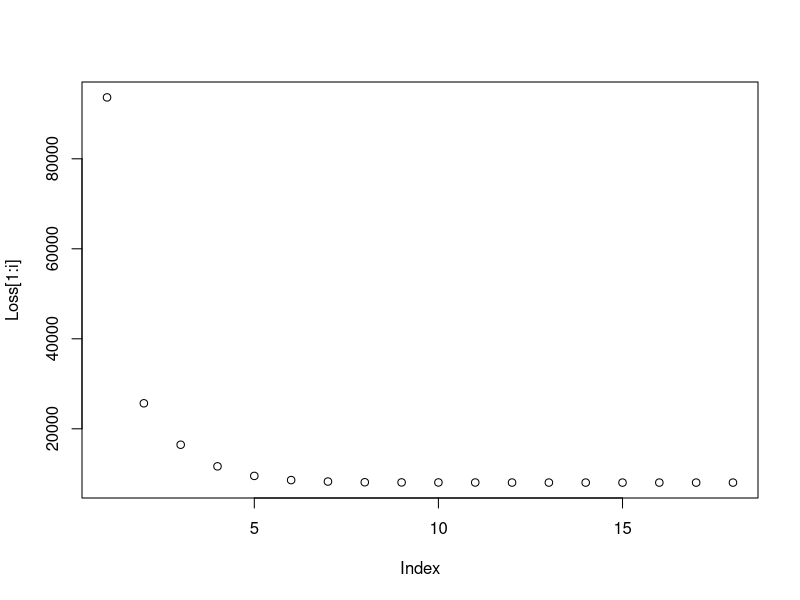
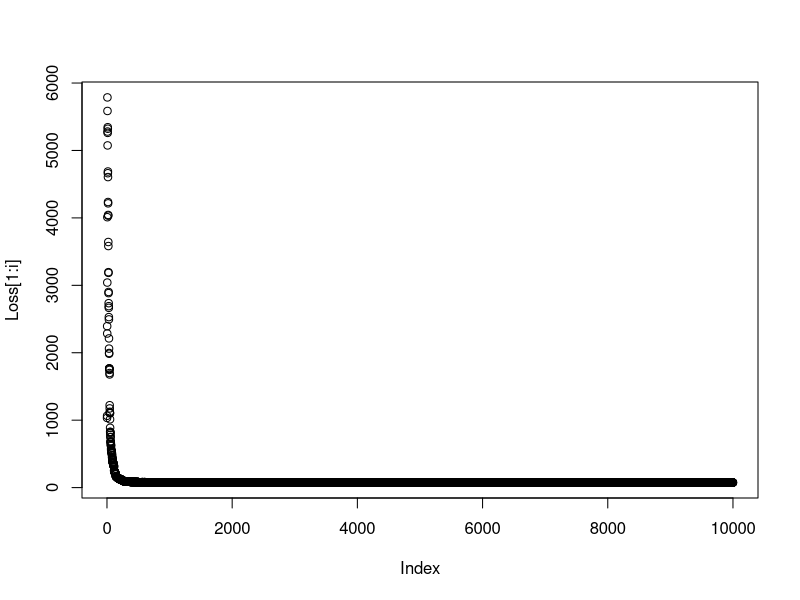
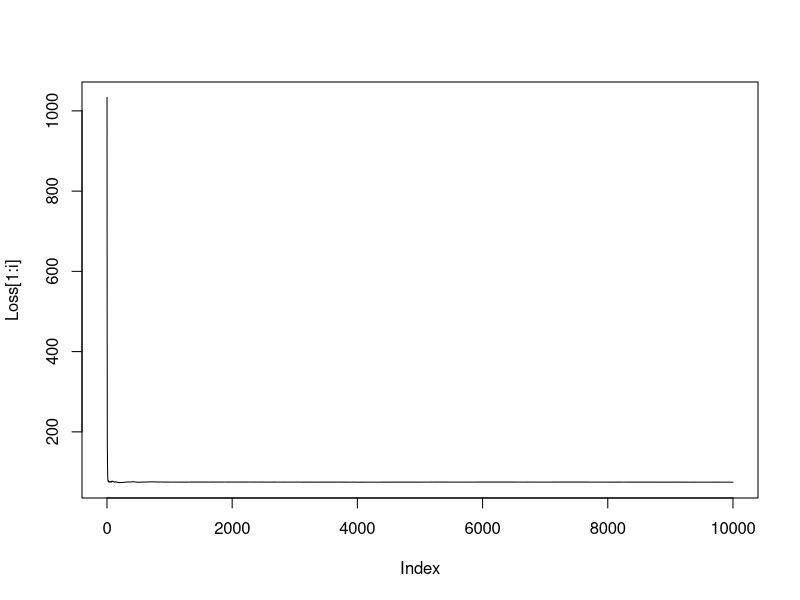
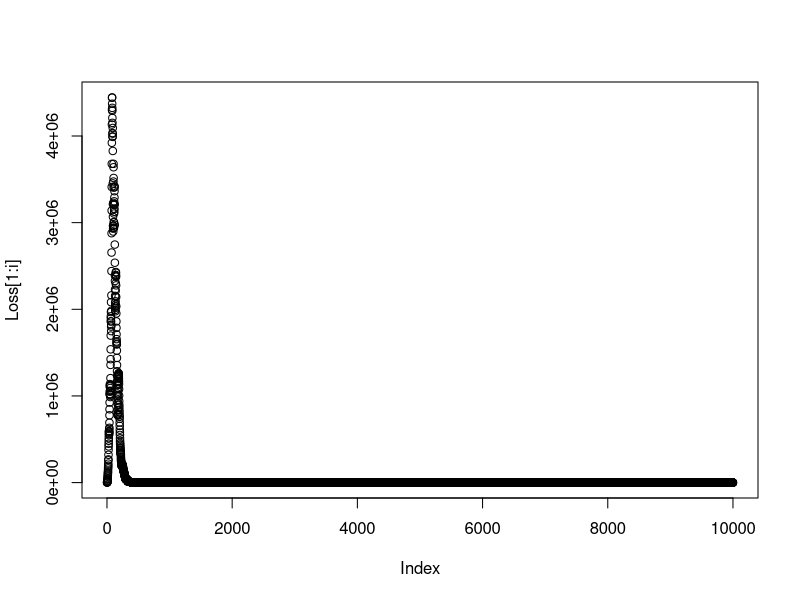
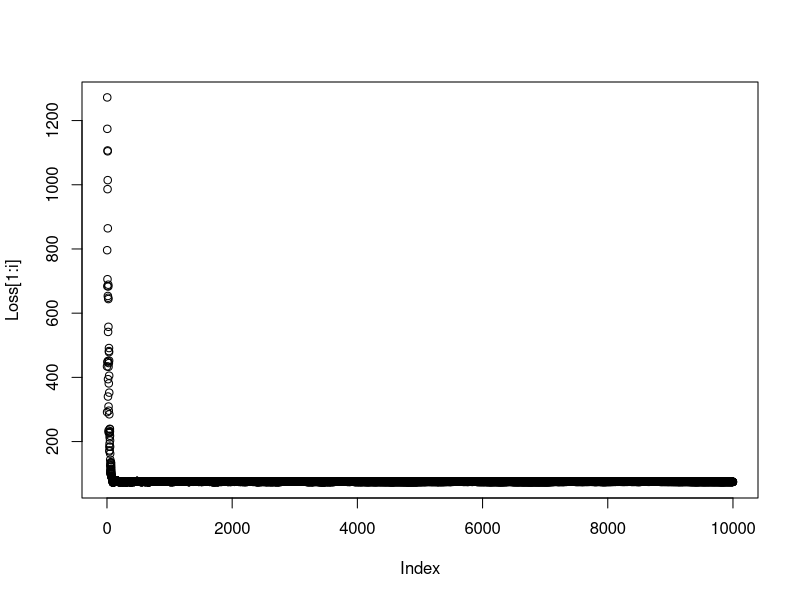

Source code (R) for these figures, in order:
## ---- chunk 1
knitr::opts_chunk$set(echo = TRUE)
## ---- chunk 2
#Linear regression case ; Data setup
set.seed(1000)
n = 10100; p = 10
beta_real = rnorm(p, sd=5) 
x <- matrix(rnorm((n*p), 0, 1), n, p)
y <- x%*%beta_real + rnorm(n, 0, 1)

itr = 10000 ; tol = 1e-3 ; L = 0.1 ; alpha = 0.01 ; gamma = 0.8

#LS estimate
betahat = solve(t(x)%*%x)%*%t(x)%*%y
## ---- chunk 3
set.seed(1000)
beta = rep(0, p)
Loss = rep(0, itr)

Loss[1] = sum(abs(y-x%*%beta))

for(i in 2:itr){
  betaOld = beta
  derivbeta = -2*t(x)%*%(y-x%*%betaOld)
  beta = betaOld - L * derivbeta
  Loss[i] = sum(abs(y-x%*%beta))
  
  if(abs(Loss[i] - Loss[i-1]) < tol){Loss<- Loss[1:i] ; break}
  
  Counter = 1 ; Lnew = L ; dsqr = sum(derivbeta*derivbeta)
  while (Loss[i] > Loss[i-1] - alpha*Lnew*dsqr){
    Lnew = gamma*Lnew
    beta = betaOld - Lnew * derivbeta
    Loss[i] = sum(abs(y-x%*%beta))
    
    if(Counter > 100){break}
    Counter = Counter + 1
  }
  if(Counter > 100){break}
}

#comparison
mean((beta_real - beta)^2); plot(Loss[1:i])
## ---- chunk 4
#Validation set to monitor the loss
yval <- y[10001:10100]
xval <- x[10001:10100, ]


y <- y[1:10000]
x <- x[1:10000, ]

set.seed(1000)
beta = rep(0, p)#array(betahat)
Loss = rep(0, itr)

rand = round(runif(1, 1, nrow(x)), 0)
Loss[1] = sum(abs(yval-xval%*%beta))

stopping = F

for(i in 2:itr){
  L = 1/(i)  # notice now this is the step size control.
  
  betaOld = beta
  rand = sample(1:nrow(x), 1)
  derivbeta = -2*array(x[rand,])*as.numeric(y[rand]-x[rand,]%*%betaOld)
  beta = betaOld - L * derivbeta
  
  Loss[i] = sum(abs(yval-xval%*%beta))#(y[rand]-x[rand,]%*%betaOld)^2# #not necessary, but for fun
  
  if(stopping){
   if(i > 500){
   if(abs(Loss[i-1]-Loss[i])/Loss[i-1]<1e-5 || Loss[i-1] < Loss[i]){
    break
   } 
  } 
  }
}


#comparison
mean((beta_real - beta)^2); plot(Loss[1:i])

## ---- chunk 5
#stochastic grad "descent" - i.e. minimize
set.seed(1000)
beta = rep(0, p)
Loss = rep(0, itr)

#stochastic gradient descent mini-batch - set of values value.
b = 10 # mini-batch size!

#get random SET of data and use it to calculate loss.
ss = round(runif(b, 1, nrow(x)), 0)
Loss[1] = sum(abs(yval-xval%*%beta))

for(i in 2:itr){
  ss = round(runif(b, 1, nrow(x)), 0)
  
  L = 1/i  
  
  betaOld = beta
  derivbeta = -2*t(x[ss,])%*%(y[ss]-x[ss,]%*%betaOld)/b
  beta = betaOld - L * derivbeta

  Loss[i] = sum(abs(yval-xval%*%beta)) #not necessary, but for fun
  
  if(stopping){
   if(i > 500){
   if(abs(Loss[i-1]-Loss[i])/Loss[i-1]<1e-5 || Loss[i-1] < Loss[i]){
    break
   } 
  } 
  }
}

#comparison
mean((beta_real - beta)^2); plot(Loss[1:i], type='l')

## ---- chunk 6
#stochastic grad "descent" - i.e. minimize
set.seed(1000)
beta = rep(0, p)
Loss = rep(0, itr)
#stochastic gradient descent with momentum!

#get random sample and use it to calculate loss.
rand = round(runif(1, 1, nrow(x)), 0)
Loss[1] = sum(abs(yval-xval%*%beta))

#momentum and decay
momentum = rep(0, p)
decay = 0.9 #This is the default value in most packages
rate = 0.5 # can control how fast the decay rate reduces 

update = F #Wheather to update the momentum

for(i in 2:itr){
  if(i>2){momentum = beta - betaOld} #update momentum
  
  L = 1/i
  betaOld = beta
  
  rand = sample(1:nrow(x), 1)
  
  derivbeta = -2*array(x[rand,])*as.numeric(y[rand]-x[rand,]%*%betaOld)
  
  if(update){
   if(i %% 10){decay = rate*decay} 
  } # reducing momentum every 10th iteration
  
  beta = betaOld - L * derivbeta + decay * momentum
  
  Loss[i] = sum(abs(yval-xval%*%beta)) #not necessary, but for fun
  
  if(stopping){
   if(i > 500){
   if(abs(Loss[i-1]-Loss[i])/Loss[i]<1e-5 || Loss[i-1] < Loss[i]){
    break
   } 
  } 
  }
}

#comparison
mean((beta_real - beta)^2); plot(Loss[1:i])

## ---- chunk 7
#stochastic grad "descent" - i.e. minimize
set.seed(1000)
beta = rep(0, p)
Loss = rep(0, itr)

#stochastic gradient descent mini-batch AND momentum.
b = 50 #mini-batch size!
tol = 1e-3 ; L = 0.1 ;  alpha = 0.01 ; gamma = 0.8 

#get random SET of data and use it to calculate loss.
ss = round(runif(b, 1, nrow(x)), 0)
Loss[1] = sum(abs(y[ss]-x[ss,]%*%beta))

#momentum and decay
momentum = rep(0, p)
decay = 0.9
rate = 0.5

update = F #Wheather to update the momentum

for(i in 2:itr){
  if(i>2){momentum = beta - betaOld} #update momentum
  
  ss = sample(1:nrow(x), b)
  L = 1/i  
  
  if(update){
   if(i %% 10){decay = rate*decay} 
  }
  
  betaOld = beta
  derivbeta = -2*t(x[ss,])%*%(y[ss]-x[ss,]%*%betaOld)/b
  beta = betaOld - L * derivbeta + decay * momentum
  
  Loss[i] = sum(abs(yval-xval%*%beta)) #not necessary, but for fun
  
  if(stopping){
   if(i > 500){
   if(abs(Loss[i-1]-Loss[i])/Loss[i]<1e-5 || Loss[i-1] < Loss[i]){
    break
   } 
  } 
  }
}
#comparison
mean((beta_real - beta)^2); plot(Loss[1:i])

